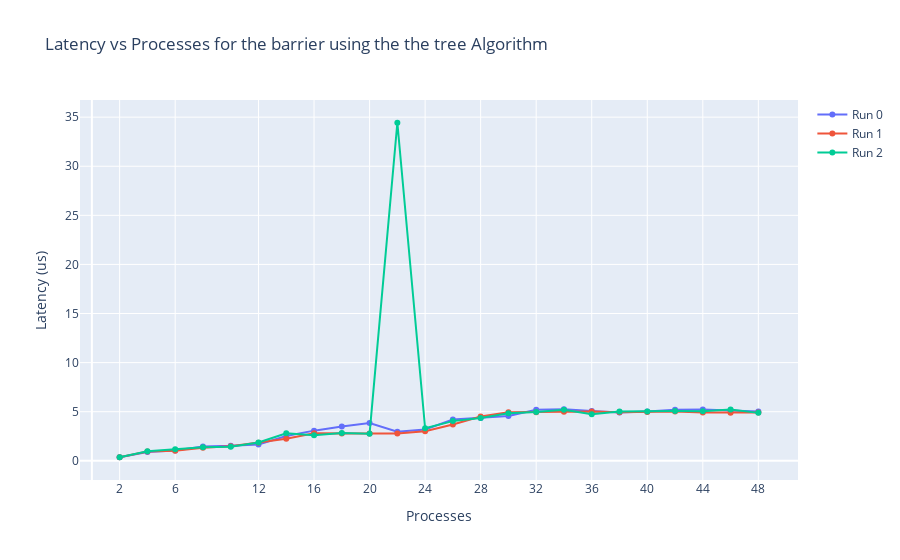

The notebook cell this image was saved under:
### Code cell
# Initialize the figure
fig = go.Figure()

# tree_df = [tree_df[i] for i in range(len(tree_df)) if i !=2]

# Start plotting the data
for selected in range(len(tree_df)):
	# The two runs
	used_df = tree_df[selected]
	# Only plot for 512KB and 1MB, a.k.a. one fitting entirely in L1 and one not fitting
	# Plot the data
	fig.add_trace(go.Scatter(x=used_df['Processes'], 
							y=used_df['Latency'],
							mode='lines+markers',
							name="Run "+str(selected)))
# Update the layout by naming the appropirate tings and highlighting some places of interest in the x-axis
fig.update_layout(title='Latency vs Processes for the barrier using the the tree Algorithm', 
					xaxis_title='Processes', 
					yaxis_title='Latency (us)', 
					xaxis=dict(tickvals=tickvals)
				)

fig.show()

### Figure 1 — Plotly figure (JSON) as saved in the notebook; plotly's stock layout.template omitted (floating-point values rounded to 4 significant figures)
{"data": [{"mode": "lines+markers", "name": "Run 0", "type": "scatter", "x": [2, 4, 6, 8, 10, 12, 14, 16, 18, 20, 22, 24, 26, 28, 30, 32, 34, 36, 38, 40, 42, 44, 46, 48], "y": [0.36, 0.89, 1.05, 1.46, 1.52, 1.67, 2.53, 3.07, 3.5, 3.84, 2.96, 3.19, 4.21, 4.37, 4.57, 5.19, 5.24, 5.08, 4.91, 5.03, 5.19, 5.22, 5.12, 5.02]}, {"mode": "lines+markers", "name": "Run 1", "type": "scatter", "x": [2, 4, 6, 8, 10, 12, 14, 16, 18, 20, 22, 24, 26, 28, 30, 32, 34, 36, 38, 40, 42, 44, 46, 48], "y": [0.36, 0.95, 1.03, 1.32, 1.47, 1.83, 2.24, 2.81, 2.77, 2.78, 2.78, 3.01, 3.7, 4.51, 4.95, 4.95, 5, 5.02, 4.94, 4.98, 5.02, 4.92, 4.9, 4.93]}, {"mode": "lines+markers", "name": "Run 2", "type": "scatter", "x": [2, 4, 6, 8, 10, 12, 14, 16, 18, 20, 22, 24, 26, 28, 30, 32, 34, 36, 38, 40, 42, 44, 46, 48], "y": [0.36, 0.97, 1.18, 1.38, 1.44, 1.87, 2.81, 2.61, 2.82, 2.76, 34.43, 3.31, 4.04, 4.36, 4.84, 4.98, 5.2, 4.73, 5.03, 5.01, 5.06, 5.05, 5.23, 4.88]}], "layout": {"title": {"text": "Latency vs Processes for the barrier using the the tree Algorithm"}, "xaxis": {"tickvals": [2, 6, 12, 16, 20, 24, 28, 32, 36, 40, 44, 48], "title": {"text": "Processes"}}, "yaxis": {"title": {"text": "Latency (us)"}}}}
